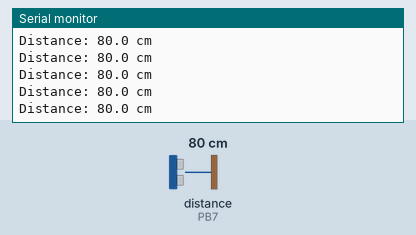
Simulated run of this sketch. Board: STM32 Blue Pill. Parts: the last lines printed to the serial monitor. Wiring (inferred from the names in the program): ultrasonic range finder: trigger PB6; echo PB7. The test bench sets the inputs (shaded band); at power-on: distance to the obstacle (sensor on PB7) 80 cm. The echo pulse lasts 58.3 µs per cm.

Above: at 1.3 s.
1.4 s: distance to the obstacle (sensor on PB7) set to 22 cm
At 1.58 s:
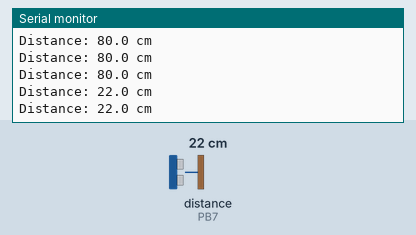
2.9 s: distance to the obstacle (sensor on PB7) set to 18 cm
At 3.0 s:
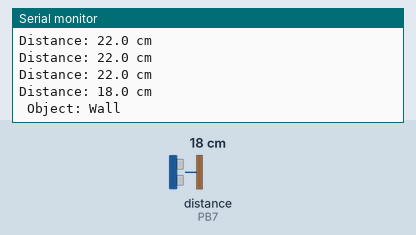
Timing chart, 0 to 5.9 s (numbered marks = the images above; inputs shaded):
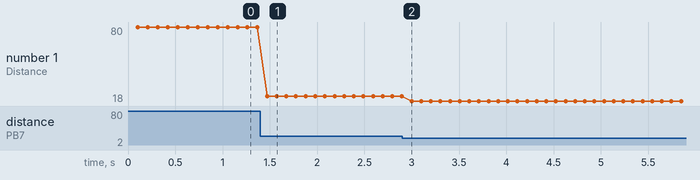

The sketch:

ultrasonic_test.ino
```cpp
//Ultrasonic sensor

const int TRIG_PIN = 22;
const int ECHO_PIN = 23;

// Maximum sensible distance to wait for an echo (in cm)
// Beyond this, treat it as "out of range"
const float MAX_DISTANCE_CM = 400.0;
const unsigned long ECHO_TIMEOUT_US = (MAX_DISTANCE_CM * 2 * 29.1);

void setup() {
  Serial.begin(115200);
  while (!Serial && millis() < 3000);

  pinMode(TRIG_PIN, OUTPUT);
  pinMode(ECHO_PIN, INPUT);
  digitalWrite(TRIG_PIN, LOW);

  Serial.println(F("HC-SR04 distance test"));
  delay(100);
}

float readDistanceCm() {
  // Send a clean 10 us HIGH pulse on Trig
  digitalWrite(TRIG_PIN, LOW);
  delayMicroseconds(2);
  digitalWrite(TRIG_PIN, HIGH);
  delayMicroseconds(10);
  digitalWrite(TRIG_PIN, LOW);

  // Measure how long Echo stays HIGH (in microseconds)
  unsigned long duration = pulseIn(ECHO_PIN, HIGH, ECHO_TIMEOUT_US);

  if (duration == 0) {
    return -1.0;   // timed out / out of range
  }

  // Convert time to distance: speed of sound = 0.0343 cm/us, /2 for round trip
  float distanceCm = (duration * 0.0343) / 2.0;
  return distanceCm;
}

void loop() {
  float d = readDistanceCm();

  if (d < 0) {
    Serial.println(F("Out of range"));
  } else if (d < 20){
    Serial.print(F("Distance: "));
    Serial.print(d, 1);
    Serial.println(F(" cm"));
    Serial.println(F(" Object: Wall"));
  } else {
    Serial.print(F("Distance: "));
    Serial.print(d, 1);
    Serial.println(F(" cm"));
  }

  delay(100);   // 10 readings per second
}
```

Measured:
- the behaviour switches between 21 and 20 cm on distance to the obstacle (sensor on PB7) (found by bisection; images 1 and 2)
- after the input at 1.4 s, the serial monitor: prints a new line after 0.07 s (image 1)
- after the input at 2.9 s, the serial monitor: prints a new line after 0.10 s (image 2)
- plotted number 1: 80 → 22 after the input at 1.4 s, 22 → 18 after the input at 2.9 s
